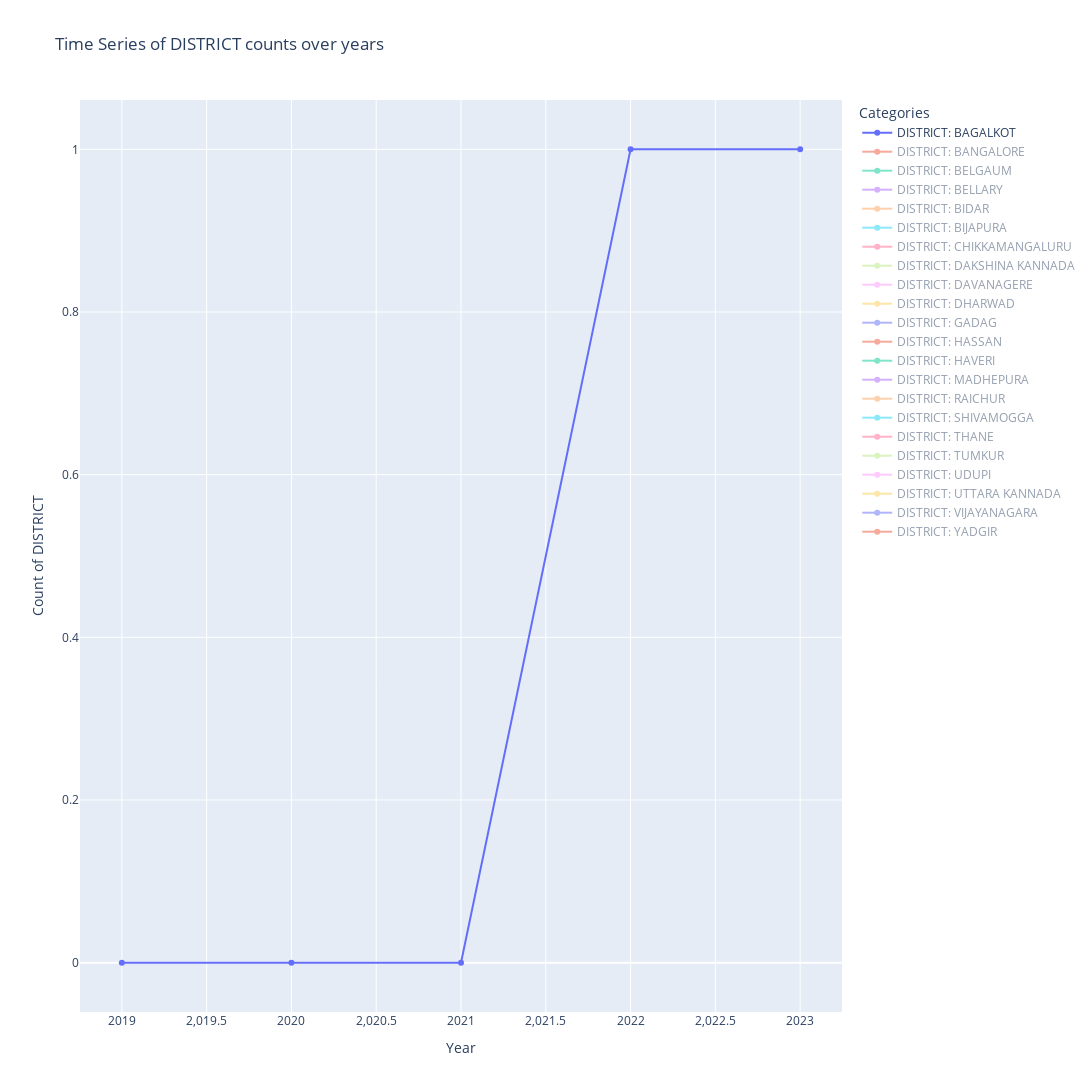

The cell this chart's notebook holds for it:
### Code cell
import plotly.graph_objects as go
# Assuming 'df' is your DataFrame
dataframne=df.copy()
# Set the AdminYear as the index for time series analysis
dataframne.set_index('AdminYear', inplace=True)

# Plot time series for categorical fields DISTRICT
fields_to_plot = ['DISTRICT']

fig = go.Figure()
first_category = True
for field in fields_to_plot:
    # Group by AdminYear and field, and count the occurrences
    grouped_data = dataframne.groupby(['AdminYear', field]).size().unstack(fill_value=0)
    # Add a trace for each category in the field
    for category in grouped_data.columns:
        visible = True if first_category else 'legendonly'
        first_category = False
        fig.add_trace(go.Scatter(
            x=grouped_data.index,
            y=grouped_data[category],
            mode='lines+markers',
            name=f'{field}: {category}',
            visible=visible
        ))

# Update the layout
fig.update_layout(
    title='Time Series of DISTRICT counts over years',
    xaxis_title='Year',
    yaxis_title='Count of DISTRICT',
    legend_title='Categories',
    height=1100,
    width=1400
)
# Show the plot
fig.show()

### Figure 1 — Plotly figure (JSON) as saved in the notebook; plotly's stock layout.template omitted (floating-point values rounded to 4 significant figures)
{"data": [{"mode": "lines+markers", "name": "DISTRICT: BAGALKOT", "type": "scatter", "visible": true, "x": [2019, 2020, 2021, 2022, 2023], "y": [0, 0, 0, 1, 1]}, {"mode": "lines+markers", "name": "DISTRICT: BANGALORE", "type": "scatter", "visible": "legendonly", "x": [2019, 2020, 2021, 2022, 2023], "y": [1, 0, 0, 0, 2]}, {"mode": "lines+markers", "name": "DISTRICT: BELGAUM", "type": "scatter", "visible": "legendonly", "x": [2019, 2020, 2021, 2022, 2023], "y": [0, 0, 1, 0, 0]}, {"mode": "lines+markers", "name": "DISTRICT: BELLARY", "type": "scatter", "visible": "legendonly", "x": [2019, 2020, 2021, 2022, 2023], "y": [0, 0, 0, 3, 0]}, {"mode": "lines+markers", "name": "DISTRICT: BIDAR", "type": "scatter", "visible": "legendonly", "x": [2019, 2020, 2021, 2022, 2023], "y": [0, 0, 0, 1, 0]}, {"mode": "lines+markers", "name": "DISTRICT: BIJAPURA", "type": "scatter", "visible": "legendonly", "x": [2019, 2020, 2021, 2022, 2023], "y": [0, 0, 0, 0, 1]}, {"mode": "lines+markers", "name": "DISTRICT: CHIKKAMANGALURU", "type": "scatter", "visible": "legendonly", "x": [2019, 2020, 2021, 2022, 2023], "y": [0, 0, 0, 3, 1]}, {"mode": "lines+markers", "name": "DISTRICT: DAKSHINA KANNADA", "type": "scatter", "visible": "legendonly", "x": [2019, 2020, 2021, 2022, 2023], "y": [0, 0, 1, 1, 3]}, {"mode": "lines+markers", "name": "DISTRICT: DAVANAGERE", "type": "scatter", "visible": "legendonly", "x": [2019, 2020, 2021, 2022, 2023], "y": [0, 0, 0, 1, 0]}, {"mode": "lines+markers", "name": "DISTRICT: DHARWAD", "type": "scatter", "visible": "legendonly", "x": [2019, 2020, 2021, 2022, 2023], "y": [0, 0, 1, 0, 0]}, {"mode": "lines+markers", "name": "DISTRICT: GADAG", "type": "scatter", "visible": "legendonly", "x": [2019, 2020, 2021, 2022, 2023], "y": [0, 0, 0, 0, 2]}, {"mode": "lines+markers", "name": "DISTRICT: HASSAN", "type": "scatter", "visible": "legendonly", "x": [2019, 2020, 2021, 2022, 2023], "y": [1, 0, 0, 0, 1]}, {"mode": "lines+markers", "name": "DISTRICT: HAVERI", "type": "scatter", "visible": "legendonly", "x": [2019, 2020, 2021, 2022, 2023], "y": [0, 0, 1, 1, 1]}, {"mode": "lines+markers", "name": "DISTRICT: MADHEPURA", "type": "scatter", "visible": "legendonly", "x": [2019, 2020, 2021, 2022, 2023], "y": [0, 0, 1, 0, 0]}, {"mode": "lines+markers", "name": "DISTRICT: RAICHUR", "type": "scatter", "visible": "legendonly", "x": [2019, 2020, 2021, 2022, 2023], "y": [0, 1, 0, 0, 2]}, {"mode": "lines+markers", "name": "DISTRICT: SHIVAMOGGA", "type": "scatter", "visible": "legendonly", "x": [2019, 2020, 2021, 2022, 2023], "y": [0, 1, 4, 4, 5]}, {"mode": "lines+markers", "name": "DISTRICT: THANE", "type": "scatter", "visible": "legendonly", "x": [2019, 2020, 2021, 2022, 2023], "y": [0, 0, 1, 0, 0]}, {"mode": "lines+markers", "name": "DISTRICT: TUMKUR", "type": "scatter", "visible": "legendonly", "x": [2019, 2020, 2021, 2022, 2023], "y": [0, 0, 0, 0, 2]}, {"mode": "lines+markers", "name": "DISTRICT: UDUPI", "type": "scatter", "visible": "legendonly", "x": [2019, 2020, 2021, 2022, 2023], "y": [83, 59, 52, 103, 85]}, {"mode": "lines+markers", "name": "DISTRICT: UTTARA KANNADA", "type": "scatter", "visible": "legendonly", "x": [2019, 2020, 2021, 2022, 2023], "y": [0, 3, 3, 4, 4]}, {"mode": "lines+markers", "name": "DISTRICT: VIJAYANAGARA", "type": "scatter", "visible": "legendonly", "x": [2019, 2020, 2021, 2022, 2023], "y": [0, 0, 0, 0, 1]}, {"mode": "lines+markers", "name": "DISTRICT: YADGIR", "type": "scatter", "visible": "legendonly", "x": [2019, 2020, 2021, 2022, 2023], "y": [0, 0, 0, 2, 1]}], "layout": {"height": 1100, "legend": {"title": {"text": "Categories"}}, "title": {"text": "Time Series of DISTRICT counts over years"}, "width": 1400, "xaxis": {"title": {"text": "Year"}}, "yaxis": {"title": {"text": "Count of DISTRICT"}}}}
